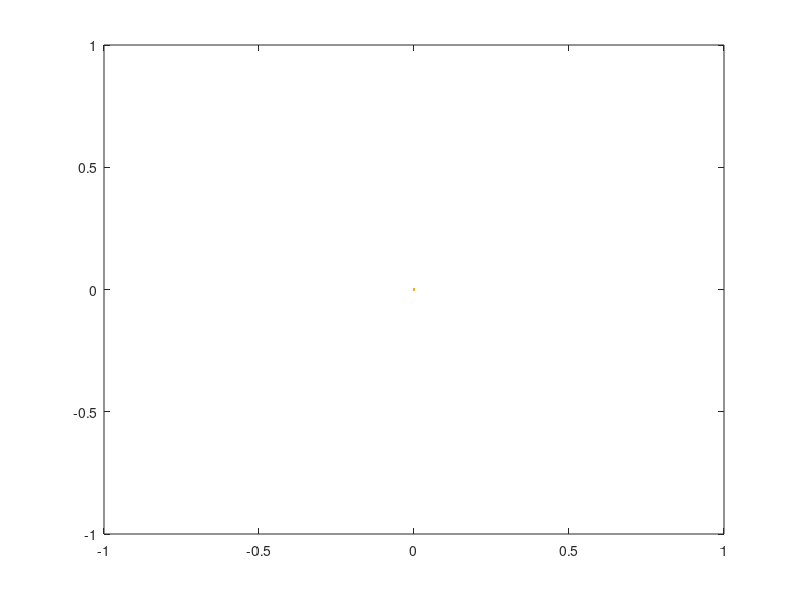
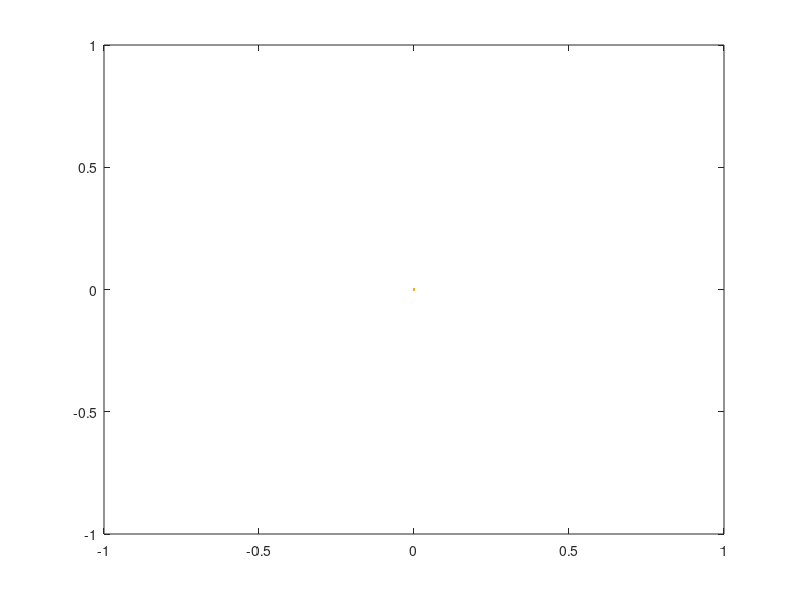
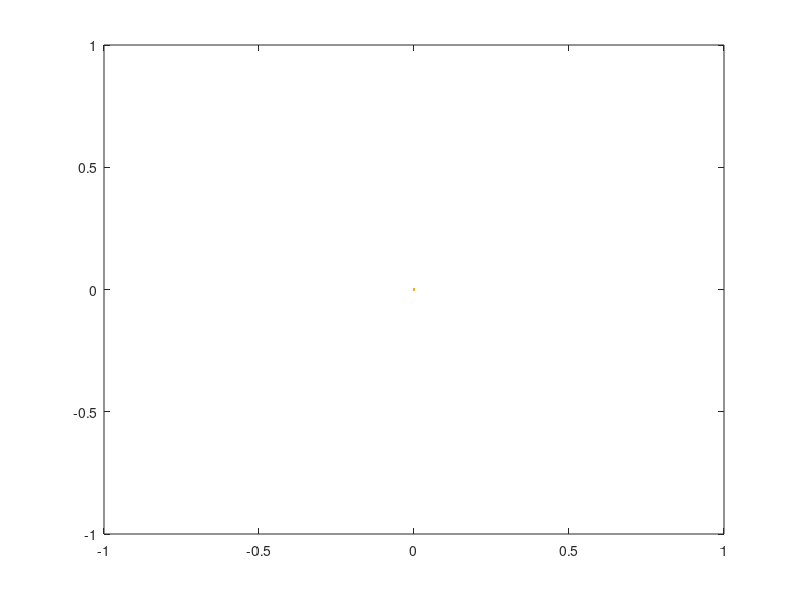
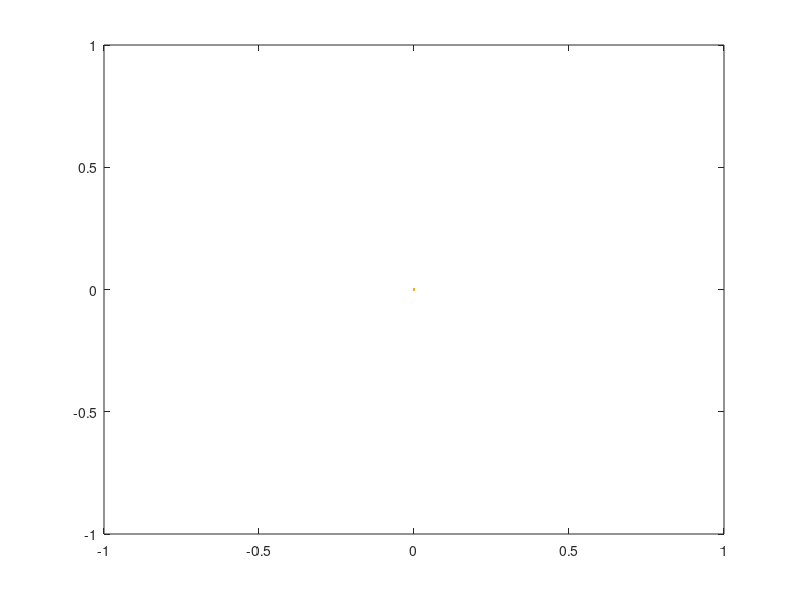

MATLAB code for these plots, in order: (Note: this script raises an error after producing the figures.)
function [] = plotAccsVelsCoords()
    times = [0];
    angles = [0 0 0];
    accs = [0 0 0];
    vels = [0 0 0];
    coords = [0 0 0];

    f1 = figure();
    plot(times, angles);
    f2 = figure();
    plot(times, accs);
    f3 = figure();
    plot(times, vels);
    f4 = figure();
    plot(times, coords);

    function [] = iter(anglesLoc, accsLoc, currTime, offsetGyro, offsetAccel)
        dcm = dcmd(anglesLoc);
        angles = [angles; anglesLoc];
        accsLoc = accsLoc - offsetAccel + (dcm'*[0. 0. 256.]')';
        if size(accs,1) >= accMovAvgSamples - 1
            prevAccsSum = sum(accs((size(accs,1)-accMovAvgSamples+2):size(accs,1),:),1);
            accsLoc = (accsLoc + prevAccsSum) ./ accMovAvgSamples;
        end
        accs = [accs; accsLoc];
        times = [times; currTime];
        vels = integrate(accs .* (8 * 9.81 / 2048.), 0.02);
        coords = integrate(vels, 0.02);
        
        tm2 = clock();
        if etime(tm2,tm1) >= 1
            figure(f1);plot(times, angles);
            figure(f2);plot(times, accs);
            figure(f3);plot(times(1:size(vels,1)), vels);
            figure(f4);plot(times(1:size(coords,1)), coords);
            tm1 = tm2;
        end
    end

    tm1 = clock();
    accMovAvgSamples = 10;
    serialLoop(@iter);

end
